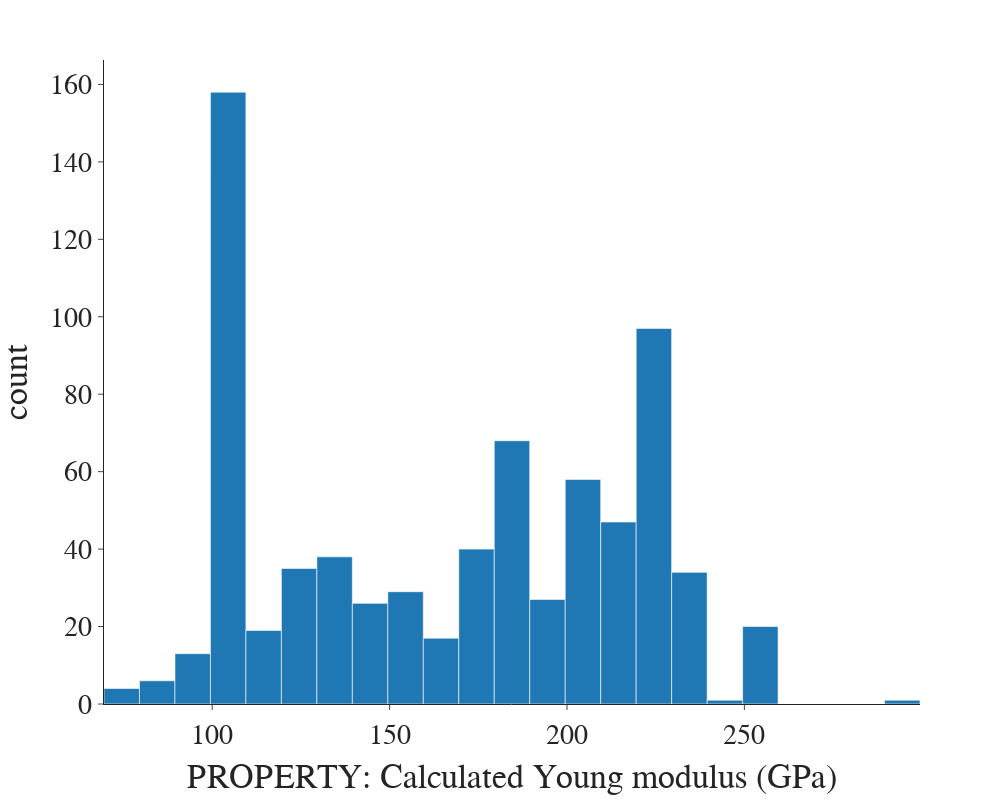

The cell this chart's notebook holds for it:
### Code cell
import plotly.express as px
import plotly.io as pio
import plotly.graph_objects as go
from plotly.subplots import make_subplots

pio.templates.default = "simple_white"

prop = 'PROPERTY: Calculated Young modulus (GPa)'

fig = px.histogram(df, prop, nbins=30, hover_data=['FORMULA'])
fig.update_layout(font=dict(family="Barlow Semi Condensed", size=28)) 
fig.update_layout(showlegend=False)
fig.update_layout(width=1000, height=800)
fig.show()

### Figure 1 — Plotly figure (JSON) as saved in the notebook; plotly's stock layout.template omitted (floating-point values rounded to 4 significant figures; data arrays with more than 128 entries replaced by an {"elided": "..."} marker saying what was removed)
{"data": [{"alignmentgroup": "True", "bingroup": "x", "hoverlabel": {"namelength": 0}, "hovertemplate": "PROPERTY: Calculated Young modulus (GPa)=%{x}<br>count=%{y}", "legendgroup": "", "marker": {"color": "#1F77B4"}, "name": "", "nbinsx": 30, "offsetgroup": "", "orientation": "v", "showlegend": false, "type": "histogram", "x": {"elided": "1550 int values"}, "xaxis": "x", "yaxis": "y"}], "layout": {"barmode": "relative", "font": {"family": "Barlow Semi Condensed", "size": 28}, "height": 800, "legend": {"tracegroupgap": 0}, "margin": {"t": 60}, "showlegend": false, "width": 1000, "xaxis": {"anchor": "y", "autorange": true, "domain": [0, 1], "range": [69.5, 299.5], "title": {"text": "PROPERTY: Calculated Young modulus (GPa)"}, "type": "linear"}, "yaxis": {"anchor": "x", "autorange": true, "domain": [0, 1], "range": [0, 166.3], "title": {"text": "count"}}}}
